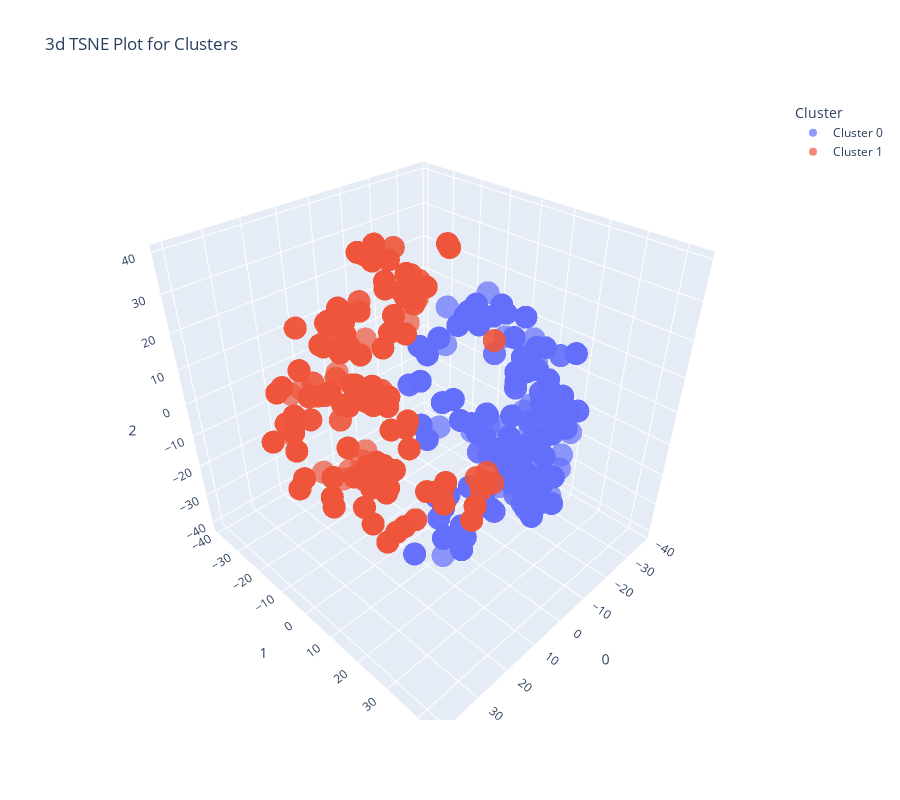

Source (notebook cell):
### Code cell
plot_model(kmeans, plot='tsne')

### Figure 1 — Plotly figure (JSON) as saved in the notebook; plotly's stock layout.template omitted (floating-point values rounded to 4 significant figures; data arrays with more than 128 entries replaced by an {"elided": "..."} marker saying what was removed)
{"data": [{"customdata": {"elided": "2160x1 str values"}, "hovertemplate": "Cluster=Cluster 0<br>0=%{x}<br>1=%{y}<br>2=%{z}<br>Feature=%{customdata[0]}<extra></extra>", "legendgroup": "Cluster 0", "marker": {"color": "#636efa", "opacity": 0.7, "symbol": "circle"}, "mode": "markers", "name": "Cluster 0", "scene": "scene", "showlegend": true, "type": "scatter3d", "x": {"elided": "2160 float values"}, "y": {"elided": "2160 float values"}, "z": {"elided": "2160 float values"}}, {"customdata": {"elided": "1571x1 str values"}, "hovertemplate": "Cluster=Cluster 1<br>0=%{x}<br>1=%{y}<br>2=%{z}<br>Feature=%{customdata[0]}<extra></extra>", "legendgroup": "Cluster 1", "marker": {"color": "#EF553B", "opacity": 0.7, "symbol": "circle"}, "mode": "markers", "name": "Cluster 1", "scene": "scene", "showlegend": true, "type": "scatter3d", "x": {"elided": "1571 float values"}, "y": {"elided": "1571 float values"}, "z": {"elided": "1571 float values"}}], "layout": {"height": 800, "legend": {"title": {"text": "Cluster"}, "tracegroupgap": 0}, "scene": {"aspectmode": "auto", "aspectratio": {"x": 0.9744, "y": 1.032, "z": 0.9941}, "domain": {"x": [0, 1], "y": [0, 1]}, "xaxis": {"title": {"text": "0"}, "type": "linear"}, "yaxis": {"title": {"text": "1"}, "type": "linear"}, "zaxis": {"title": {"text": "2"}, "type": "linear"}}, "title": {"text": "3d TSNE Plot for Clusters"}, "width": 900}}
